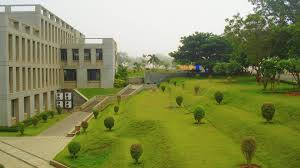
#> input picture data-sets/image.jpeg, 300 x 168 px, found by its file name
$ python exp1.py
#> lines starting #> are read from the running program, lines starting #| are printed output that depends on the picture
import cv2
import numpy as np
import matplotlib.pyplot as plt


def build_t_pyramid(image, levels=4):
    """
    Build a T-pyramid (Gaussian pyramid) from an input image.

    Parameters:
    image: numpy array - Input image
    levels: int - Number of pyramid levels to generate

    Returns:
    list of numpy arrays - The pyramid levels from original to smallest
    """
    # Convert image to float32 for better precision
    current = image.astype(np.float32)
    pyramid = [current]

    # Generate pyramid levels
    for i in range(levels - 1):
        # Apply Gaussian blur
        blurred = cv2.GaussianBlur(current, (5, 5), 0)
        # Downsample by taking every second pixel
        current = blurred[::2, ::2]
        pyramid.append(current)

    return pyramid


def display_pyramid(pyramid):
    """
    Display all levels of the pyramid side by side.

    Parameters:
    pyramid: list of numpy arrays - The pyramid levels to display
    """
    fig, axes = plt.subplots(1, len(pyramid), figsize=(15, 3))

    for i, level in enumerate(pyramid):
        if len(level.shape) == 2:  # Grayscale image
            axes[i].imshow(level, cmap='gray')
        else:  # Color image
            axes[i].imshow(cv2.cvtColor(level.astype(np.uint8), cv2.COLOR_BGR2RGB))
        axes[i].axis('off')
        axes[i].set_title(f'Level {i}')

    plt.tight_layout()
    plt.show()


def main():
    # Read an image
    image = cv2.imread('D:/GitHub/Image-Video-Analytics/data-sets/image.jpeg')
#> image is the input picture: shape (168, 300, 3); mean B, G, R 84.6, 137.4, 131.8
    if image is None:
        print("Error: Could not read image")
        return

    # Build pyramid
    pyramid = build_t_pyramid(image)
#> the loop in build_t_pyramid, `for i in range(levels - 1):` made 3 passes
#> pass 1, in build_t_pyramid, `blurred = cv2.GaussianBlur(current, (5, 5), 0)`:
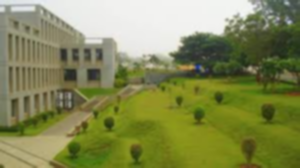
#> blurred: shape (168, 300, 3) float32; mean B, G, R 84.6, 137.4, 131.8
#> pass 1, in build_t_pyramid, `current = blurred[::2, ::2]`:
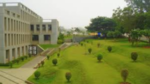
#> current: shape (84, 150, 3) float32; mean B, G, R 85.2, 137.7, 132.2
#> pass 2, in build_t_pyramid, `blurred = cv2.GaussianBlur(current, (5, 5), 0)`:
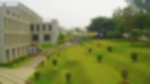
#> blurred: shape (84, 150, 3) float32; mean B, G, R 85.2, 137.8, 132.2
#> pass 2, in build_t_pyramid, `current = blurred[::2, ::2]`:
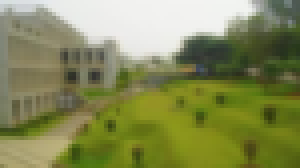
#> current: shape (42, 75, 3) float32 (shown 4 times larger); mean B, G, R 86.6, 138.5, 133
#> after the loop in build_t_pyramid, `for i in range(levels - 1):`:
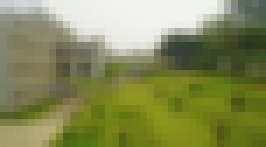
#> current: shape (21, 38, 3) float32 (shown 7 times larger); mean B, G, R 88.5, 139.3, 133.9
#> after the loop in build_t_pyramid, `for i in range(levels - 1):`: pyramid = 4 items
#> pyramid = 4 items

    # Display results
    display_pyramid(pyramid)
#> the loop in display_pyramid, `for i, level in enumerate(pyramid):` made 4 passes
#> in display_pyramid, `plt.show()`:
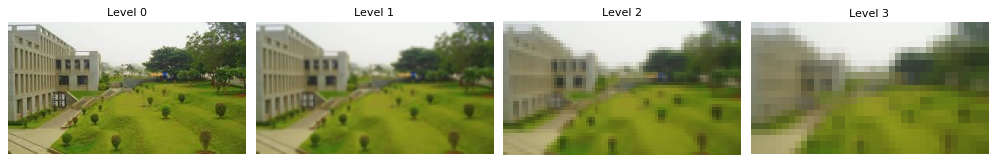
#> figure drawn by matplotlib, 4 panels

    # Optionally save pyramid levels
    for i, level in enumerate(pyramid):
        cv2.imwrite(f'pyramid_level_{i}.jpg', level)
#> this loop made 4 passes


if __name__ == "__main__":
    main()

$ run again, with data-sets/exp4-pcb.webp saved as data-sets/image.jpeg
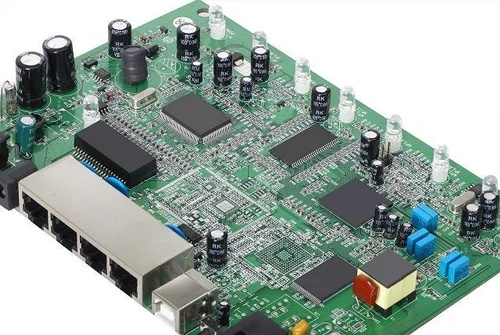
#> input picture data-sets/exp4-pcb.webp, 500 x 335 px, found by its file name
#> in main, image is the input picture: shape (335, 500, 3); mean B, G, R 161.6, 167.9, 154.2
#> after the loop in build_t_pyramid, `for i in range(levels - 1):`:
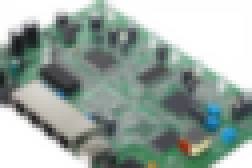
#> current: shape (42, 63, 3) float32 (shown 4 times larger); mean B, G, R 162.7, 168.9, 155.4
#> after the loop in build_t_pyramid, `for i in range(levels - 1):`: pyramid = 4 items
#> the loop in display_pyramid, `for i, level in enumerate(pyramid):` made 4 passes
#> in display_pyramid, `plt.show()`:
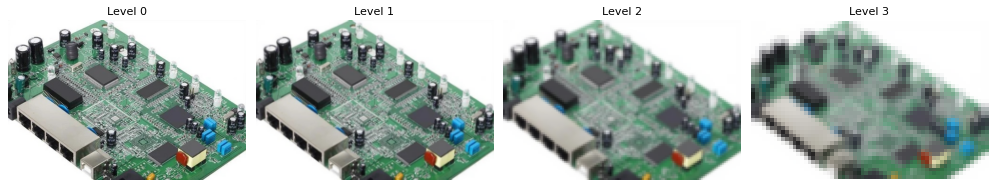
#> figure drawn by matplotlib, 4 panels
#> the loop in main, `for i, level in enumerate(pyramid):` made 4 passes
